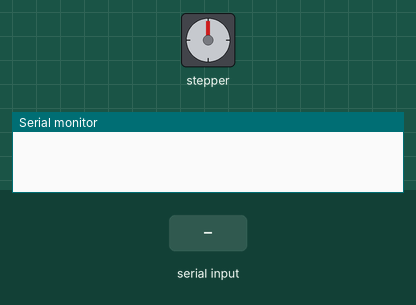
Recording of a sketch running on a simulated Arduino Uno, built with avr-gcc and run on an emulated ATmega328P. Shown: stepper motor, the last lines printed to the serial monitor. Inputs (shaded band) come from the test bench. Stepper angles assume 200 steps per turn.

Above: at 1.2 s.
1.3 s: "d90\n" received over Serial
At 3.4 s:
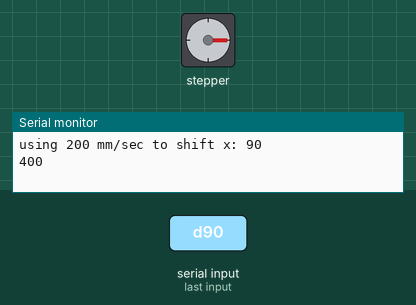
3.8 s: "d,45\n" received over Serial
At 6.0 s:
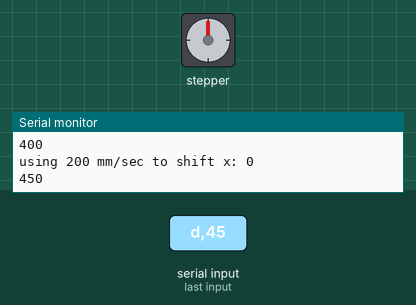
Timing chart, 0 to 7.5 s (numbered marks = the images above; inputs shaded):
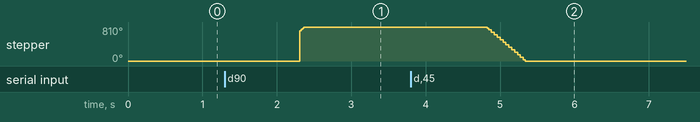

Measured:
- after the input at 1.3 s, stepper: turns 810° clockwise, starting after 1.0 s
- after the input at 3.8 s, stepper: turns 810° counter-clockwise in 0.53 s, starting after 1.0 s

The sketch:

StepperMotorControl.ino
```cpp
// motor driver: A4988
// stepper motor: JK42HS60-1204AC

// Include the AccelStepper library:
#include <MultiStepper.h>
#include <accelstepper.h>

// defines pins numbers
const int stepPin = 3;
const int dirPin = 4;

// speed
int motor_speed = 200;
// axis
int x_axis = 1;

#define motorInterfaceType 1

// Create a new instance of the AccelStepper class:
AccelStepper stepper = AccelStepper(motorInterfaceType, stepPin, dirPin);

void setup() {

  Serial.begin(9600);
  stepper.setMaxSpeed(1000);
  stepper.setCurrentPosition(400);
}

void loop() {
  if ( Serial.available() > 0 ) {
    String str = Serial.readStringUntil('/n');
    if(str[0] == 's'){
      motor_speed = getSerialSpeed(str);
      Serial.println("set speed: "+String(motor_speed)+" mm/sec");
    }else if(str[0] == 'd'){
      x_axis = getSerialPosition(str);
      runMotor(motor_speed, x_axis);
    }
  }
}

int mmToStep(int mm){
  int step = mm*5;
  return step;
}

void runMotor(int motor_speed, int x_axis){
  Serial.println("using "+String(motor_speed)+" mm/sec to shift x: "+String(x_axis));
  //stepper.setCurrentPosition(0);

  // mm/sec -> step/sec
  int end_position = mmToStep(x_axis);
  int motor_speed_per_steps = mmToStep(motor_speed);

  Serial.println(stepper.currentPosition());
  if(end_position > stepper.currentPosition()){
    motor_speed_per_steps = abs(motor_speed_per_steps);
  }else{
    motor_speed_per_steps = -1 * abs(motor_speed_per_steps);
  }

  while(stepper.currentPosition() != end_position)
  {
    stepper.setSpeed(motor_speed_per_steps);
    stepper.runSpeed();
  }
}

int getSerialPosition(String str){

  String x_axis_s = str.substring(1, str.length()-1);

  // pos, string to int to steps
  int x_axis_i = x_axis_s.toInt();

  return x_axis_i;
}

int getSerialSpeed(String str){
  String speed_s = str.substring(1, str.length()-1);

  // speed, string to int to steps
  int speed_i = speed_s.toInt();

  return speed_i;
}

// 200 steps -> 1 full cycle = 40 mm

// 200 steps = 40 mm, 1 steps = 0.2mm, 5 steps = 1mm
// max: 1000 steps/1 sec = 200 mm/sec

// s200d40 = speed: 200 mm/sec, distance: 40mm
```
